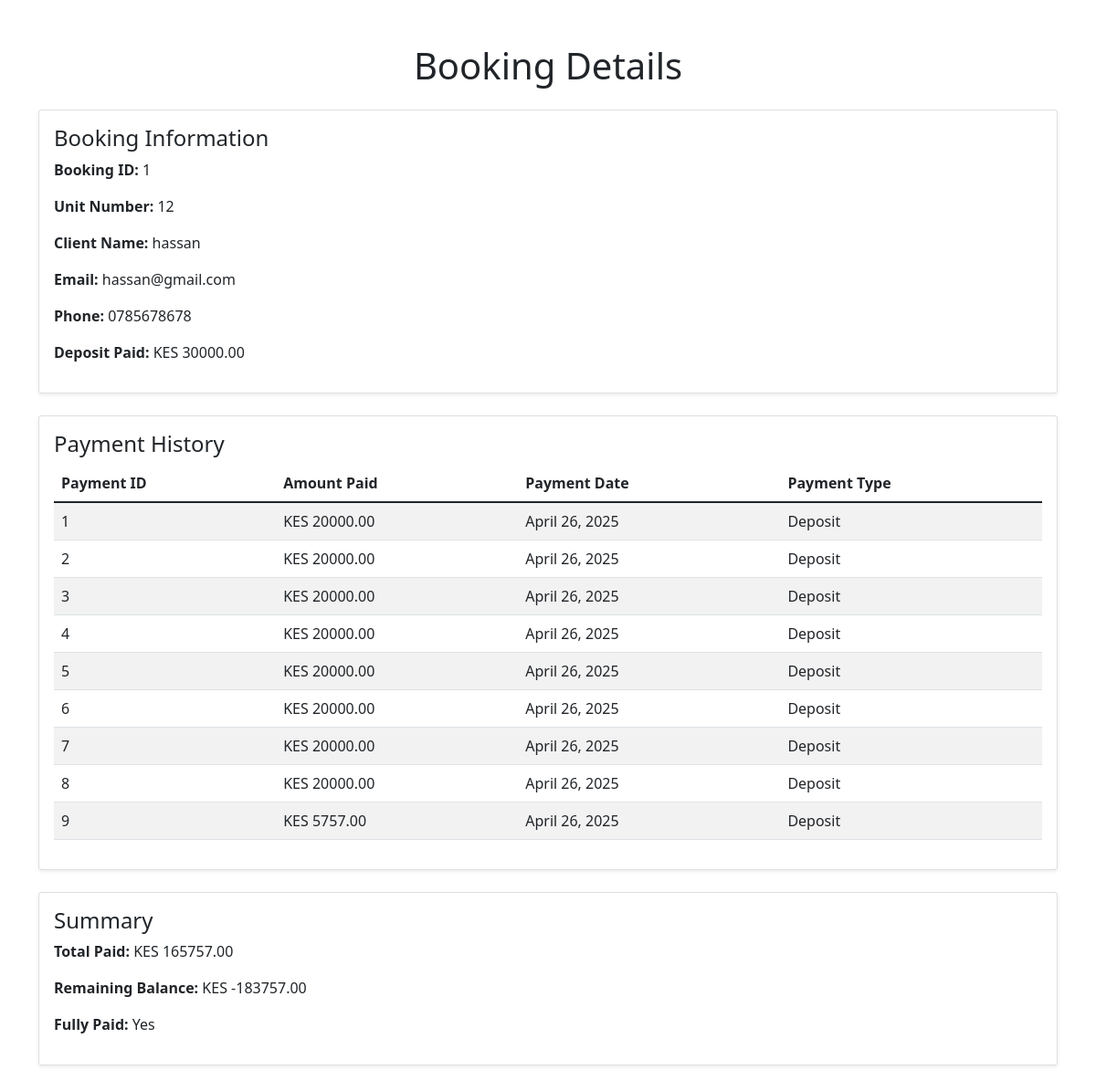
The page /offplan/booking/1/ on the database as committed earlier.
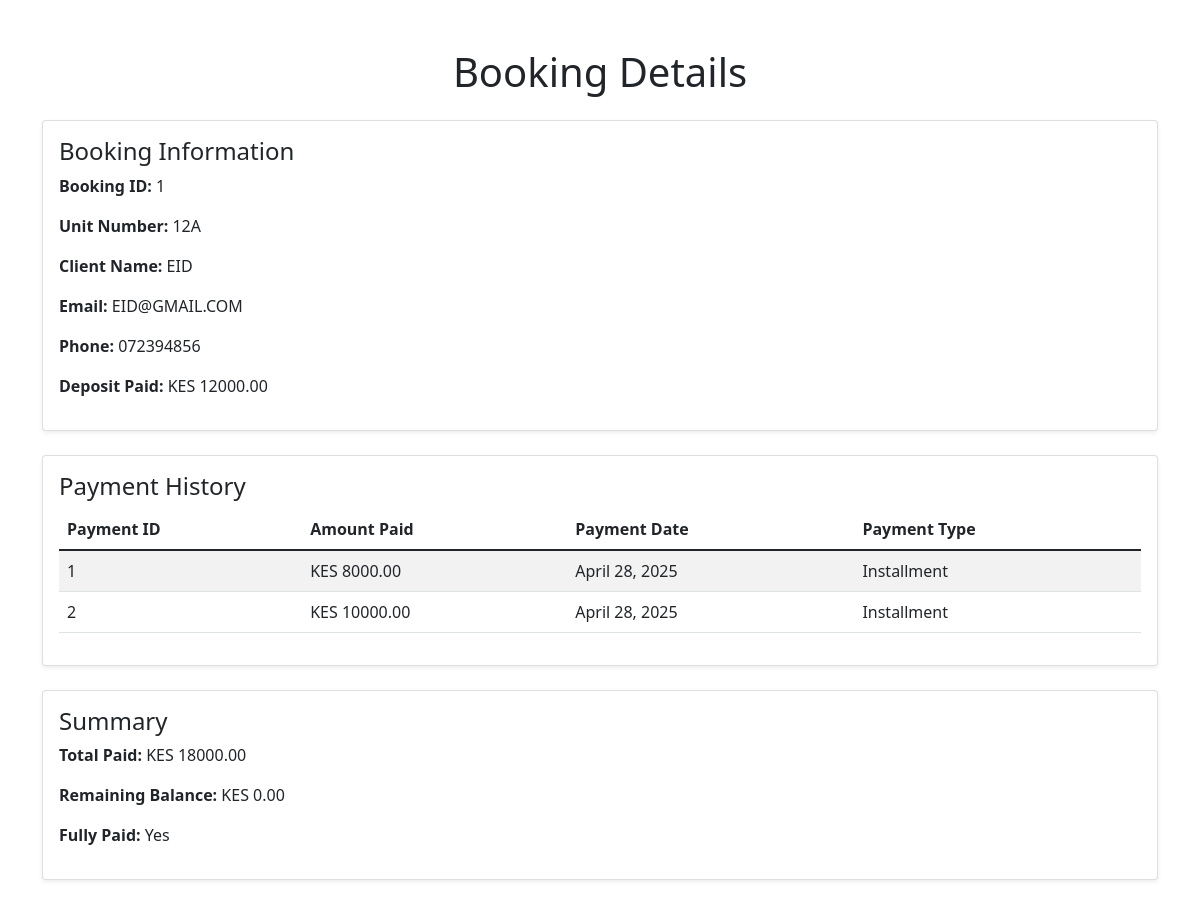
The same page on the database as committed later.
### offplan/models.py (models this page shows, shortened)
class ClientBooking(models.Model):
    unit = models.ForeignKey(Unit, related_name='bookings', on_delete=models.CASCADE)
    client_name = models.CharField(max_length=255)
    client_email = models.EmailField()
    client_phone = models.CharField(max_length=20)
    deposit_amount = models.DecimalField(max_digits=10, decimal_places=2)
    booking_date = models.DateField(auto_now_add=True)
    @property
    def total_payments(self):
        return sum(payment.amount_paid for payment in self.payments.all())
    @property
    def remaining_balance(self):
        return self.unit.price - self.total_payments - self.deposit_amount
    @property
    def is_fully_paid(self):
        return self.remaining_balance <= 0

class Unit(models.Model):
    project = models.ForeignKey(Project, related_name='units', on_delete=models.CASCADE)
    unit_number = models.CharField(max_length=50)
    unit_type = models.CharField(max_length=50)  # e.g. 2BHK, Villa, etc.
    size_in_sqft = models.IntegerField()
    price = models.DecimalField(max_digits=10, decimal_places=2)
    is_sold = models.BooleanField(default=False)

class Payment(models.Model):
    booking = models.ForeignKey(ClientBooking, related_name='payments', on_delete=models.CASCADE)
    payment_date = models.DateField(auto_now_add=True)
    amount_paid = models.DecimalField(max_digits=10, decimal_places=2)
    payment_type = models.CharField(max_length=50, choices=[('Deposit', 'Deposit'), ('Installment', 'Installment')],null=True ,blank=True)
    receipt_number = models.CharField(max_length=255, default="DEFAULT123")  # Set default here

### offplan/views.py (the view)
# urls.py: path('booking/<int:booking_id>/', views.booking_details, name='booking_details'),
def booking_details(request, booking_id):
    booking = get_object_or_404(ClientBooking, id=booking_id)
    payments = booking.payments.all()
    total_paid = sum(payment.amount_paid for payment in payments)
    remaining_balance = booking.unit.price - total_paid - booking.deposit_amount
    is_fully_paid = booking.is_fully_paid
    bookings_with_deposit = booking.unit.bookings.filter(deposit_amount__gt=0)
    bookings_with_deposit_count = bookings_with_deposit.count()
    context = {
        'booking': booking,
        'payments': payments,
        'total_paid': total_paid,
        'remaining_balance': remaining_balance,
        'is_fully_paid': is_fully_paid,
        'bookings_with_deposit_count': bookings_with_deposit_count,  # Add this to context
    }
    return render(request, 'booking_details.html', context)

### offplan/templates/booking_details.html (shortened to what this page needs)
<!DOCTYPE html>
<html lang="en">
<head>
    <link href="https://cdn.jsdelivr.net/npm/bootstrap@5.1.3/dist/css/bootstrap.min.css" rel="stylesheet">
</head>
<body>
    <div class="container my-5">
        <h1 class="text-center mb-4">Booking Details</h1>
        <div class="card shadow-sm mb-4">
            <div class="card-body">
                <h4 class="card-title">Booking Information</h4>
                <p><strong>Booking ID:</strong> {{ booking.id }}</p>
                <p><strong>Unit Number:</strong> {{ booking.unit.unit_number }}</p>
                <p><strong>Client Name:</strong> {{ booking.client_name }}</p>
                <p><strong>Email:</strong> {{ booking.client_email }}</p>
                <p><strong>Phone:</strong> {{ booking.client_phone }}</p>
                <p><strong>Deposit Paid:</strong> KES {{ booking.deposit_amount }}</p>
            </div>
        </div>
        <div class="card shadow-sm mb-4">
            <div class="card-body">
                <h4 class="card-title">Payment History</h4>
                <table class="table table-striped">
                    <thead>
                        <tr>
                            <th>Payment ID</th>
                            <th>Amount Paid</th>
                            <th>Payment Date</th>
                            <th>Payment Type</th>
                        </tr>
                    </thead>
                    <tbody>
                        {% if payments %}
                            {% for payment in payments %}
                                <tr>
                                    <td>{{ payment.id }}</td>
                                    <td>KES {{ payment.amount_paid }}</td>
                                    <td>{{ payment.payment_date }}</td>
                                    <td>{{ payment.payment_type }}</td>
                                </tr>
                            {% endfor %}
                        {% else %}
                            <tr>
                                <td colspan="4" class="text-center">No payments made yet.</td>
                            </tr>
                        {% endif %}
                    </tbody>
                </table>
            </div>
        </div>
        <div class="card shadow-sm mb-4">
            <div class="card-body">
                <h4 class="card-title">Summary</h4>
                <p><strong>Total Paid:</strong> KES {{ total_paid }}</p>
                <p><strong>Remaining Balance:</strong> KES {{ remaining_balance }}</p>
                <p><strong>Fully Paid:</strong> {% if is_fully_paid %}Yes{% else %}No{% endif %}</p>
            </div>
        </div>
    </div>
</body>
</html>

Rows that differ between the two databases and show on the page:
no longer on this page (row edited): Payment: id "3", amount_paid "20000.00", payment_date "April 26, 2025", payment_type "Deposit"
removed Payment: id "4", amount_paid "20000.00", payment_date "April 26, 2025", payment_type "Deposit"
removed Payment: id "5", amount_paid "20000.00", payment_date "April 26, 2025", payment_type "Deposit"
removed Payment: id "6", amount_paid "20000.00", payment_date "April 26, 2025", payment_type "Deposit"
removed Payment: id "7", amount_paid "20000.00", payment_date "April 26, 2025", payment_type "Deposit"
removed Payment: id "8", amount_paid "20000.00", payment_date "April 26, 2025", payment_type "Deposit"
removed Payment: id "9", amount_paid "5757.00", payment_date "April 26, 2025", payment_type "Deposit"
changed ClientBooking id 1: unit.unit_number "12" → "12A"; client_name "hassan" → "EID"; client_email "hassan@gmail.com" → "EID@GMAIL.COM"; client_phone "0785678678" → "072394856"; deposit_amount "30000.00" → "12000.00"
changed Payment id 1: amount_paid "20000.00" → "8000.00"; payment_date "April 26, 2025" → "April 28, 2025"; payment_type "Deposit" → "Installment"
changed Payment id 2: amount_paid "20000.00" → "10000.00"; payment_date "April 26, 2025" → "April 28, 2025"; payment_type "Deposit" → "Installment"
Other text that changed with them:
{{ total_paid }}: "165757.00" → "18000.00"
{{ remaining_balance }}: "-183757.00" → "0.00"
